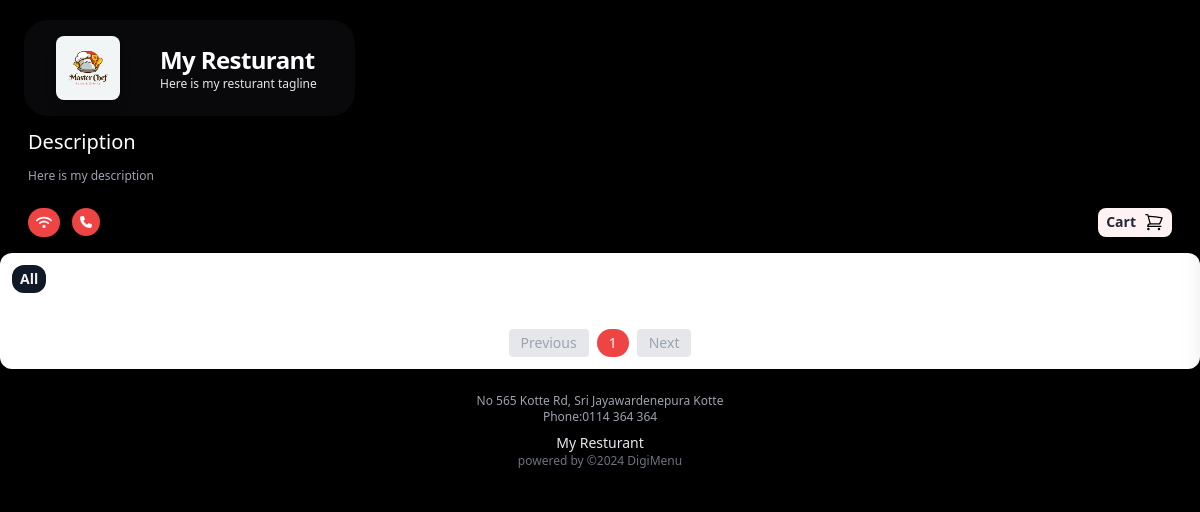
Page /app/20/ on the earlier database version.
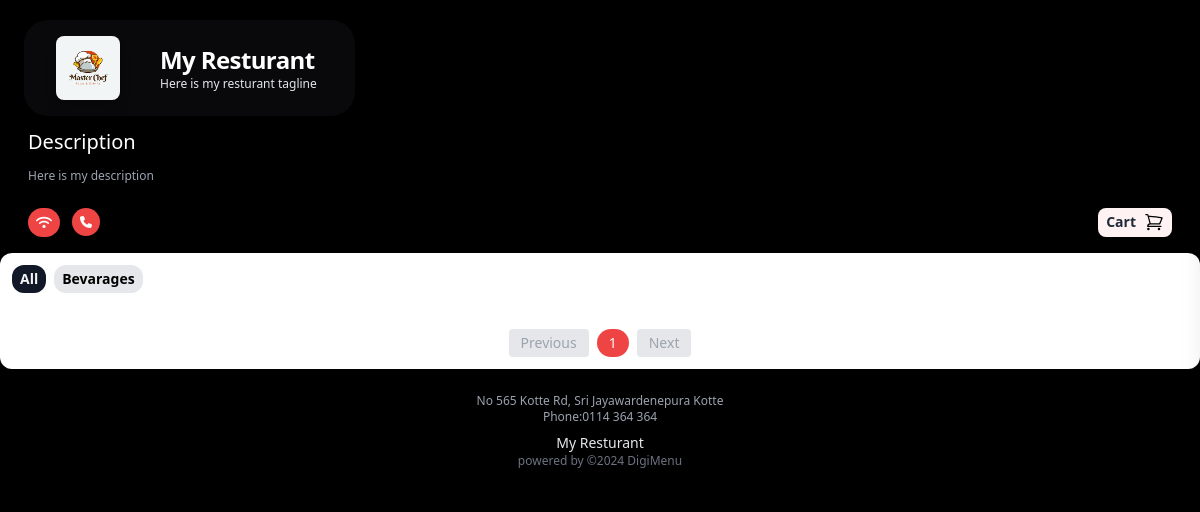
Same page on the later database version.
### main/models.py (models this page shows, shortened)
class Category(models.Model):
    resturant = models.ForeignKey(Profile, on_delete=models.CASCADE)
    name = models.CharField(max_length=50)

### main/views.py (the view)
# urls.py: path('<int:resturant_id>/', views.menuhome, name='menuhome'),
def menuhome(request, resturant_id, category_id=None):
    profile = get_object_or_404(Profile, id=resturant_id)
    if category_id:
        current_category = get_object_or_404(Category, id=category_id)
        products_qs = Product.objects.filter(menu=current_category)
        active_view = 'menu'
    else:
        categories = Category.objects.filter(resturant=profile)
        products_qs = Product.objects.filter(menu__in=categories).order_by('?')
        active_view = 'all'
    paginator = Paginator(products_qs, 6)
    page = request.GET.get('page')
    products = paginator.get_page(page)
    product_ids = products.object_list.values_list('id', flat=True)
    portions = Portion.objects.filter(product_id__in=product_ids)
    nums = "a" * paginator.num_pages
    context = {
        'portions': portions,
        'active_view': active_view,
        'products': products,
        'nums': nums,
        'menu_id': category_id if category_id else None,
    }
    return render(request, 'all.html', context)

### cart/cart.py (called while the page is built)
    def cart_total(self, app_id):
        self.session_key = f'app_{app_id}_cart'
        self.cart = self.session.get(self.session_key, {})
        portion_ids = self.cart.keys()
        portions = Portion.objects.filter(id__in=portion_ids)
        quantities = self.cart
        total = 0
        for key, value in quantities.items():
            key = int(key)
            for portion in portions:
                if portion.id == key:
                    total = total + (portion.price * value)
        return total

    def __len__(self):
        return len(self.cart)

    def get_prods(self):
        portion_ids = self.cart.keys()
        portions = Portion.objects.filter(id__in=portion_ids)
        return portions

    def get_quants(self):
        return self.cart

### cart/context_processors.py (called while the page is built)
def cart_items(request):
    app_id = request.resolver_match.kwargs.get('resturant_id')
    cart = Cart(request, app_id)
    return {
        'cart_products': cart.get_prods(),
        'quantities': cart.get_quants(),
        'total_items': cart.__len__(),
        'totals': cart.cart_total(app_id),
    }

### main/templates/all.html (shortened to what this page needs)
{% extends 'mainbase.html' %}
{% load static %}
{% block content %}
<div class="flex justify-center items-center text-sm my-3 space-x-2">
  {% if products.has_previous %}
      <a href="?page={{ products.previous_page_number }}{% if category_id %}&category_id={{ category_id }}{% endif %}"
         class="px-3 py-1 bg-gray-200 text-gray-700 rounded hover:bg-gray-300">Previous</a>
  {% else %}
      <span class="px-3 py-1 bg-gray-200 text-gray-400 rounded cursor-not-allowed">Previous</span>
  {% endif %}
  {% for num in products.paginator.page_range %}
      {% if products.number == num %}
          <span class="px-3 py-1 bg-red-500 text-white rounded-full ">{{ num }}</span>
      {% elif num > products.number|add:'-3' and num < products.number|add:'3' %}
          <a href="?page={{ num }}{% if category_id %}&category_id={{ category_id }}{% endif %}"
             class="px-3 py-1 bg-gray-200 text-gray-700 rounded-full hover:bg-gray-300">{{ num }}</a>
      {% endif %}
  {% endfor %}
  {% if products.has_next %}
      <a href="?page={{ products.next_page_number }}{% if category_id %}&category_id={{ category_id }}{% endif %}"
         class="px-3 py-1 bg-gray-200 text-gray-700 rounded hover:bg-gray-300">Next</a>
  {% else %}
      <span class="px-3 py-1 bg-gray-200 text-gray-400 rounded cursor-not-allowed">Next</span>
  {% endif %}
</div>
{% endblock %}

### main/templates/tabs.html
{% load static %}
<div class="mt-3 overflow-x-auto">
  <div class="flex justify-start mx-3 space-x-2">
    <a href="{% url 'menuhome' resturant.id %}"
       class="px-2 py-1 text-sm font-bold rounded-xl text-black {% if active_view == 'all' %}bg-gray-900 text-gray-100{% else %}bg-gray-200{% endif %}">
        All
    </a>
    {% for menu in menus %}
      <a href="{% url 'menu' resturant.id menu.id %}"
         class="px-2 py-1 text-sm font-bold rounded-xl {% if menu.id == menu_id %}bg-gray-900 text-gray-100{% else %}bg-gray-200 text-black{% endif %}">
          {{ menu.name }}
      </a>
    {% endfor %}
  </div>
</div>

Differences in the rows shown:
added Category: name "Bevarages"
